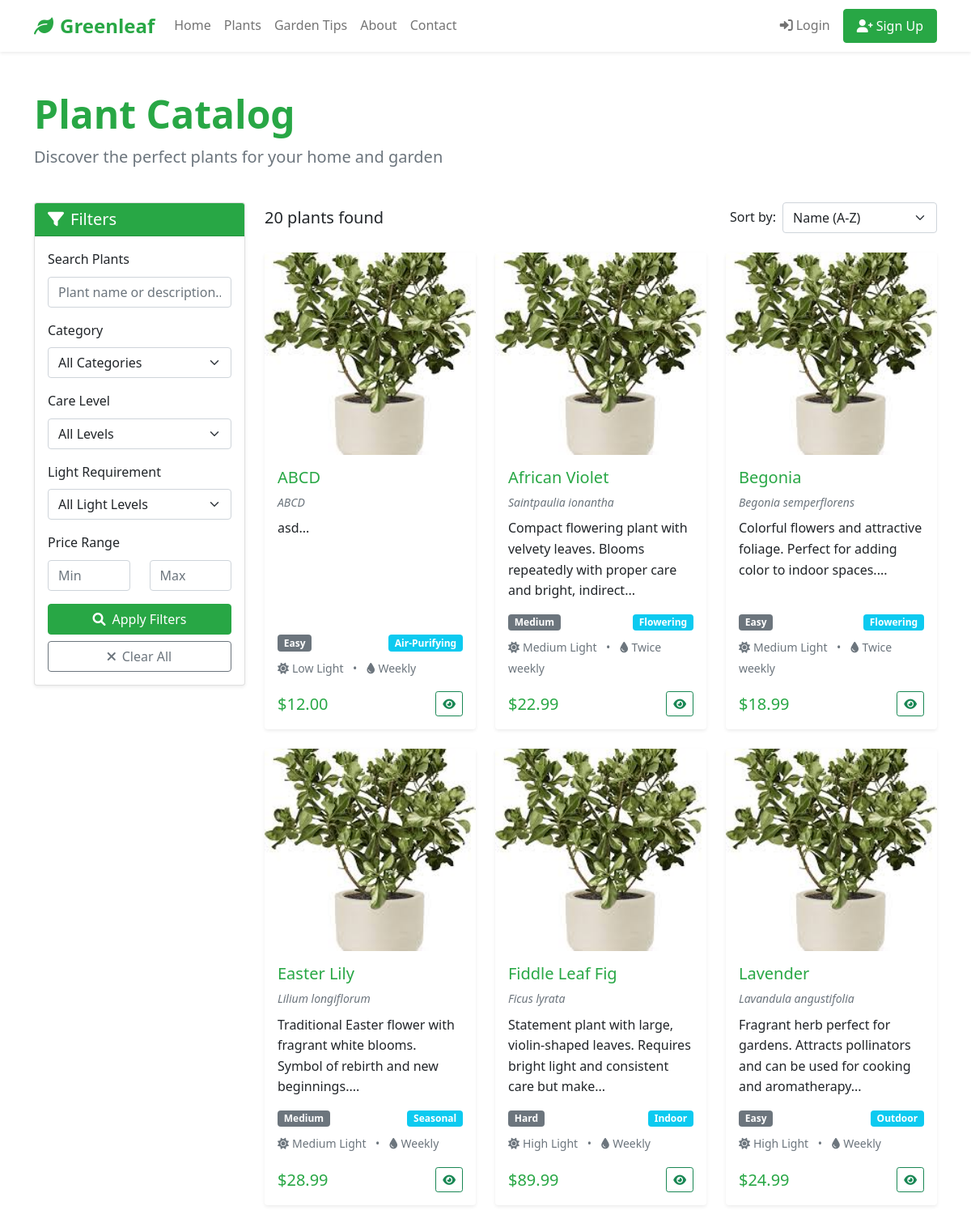
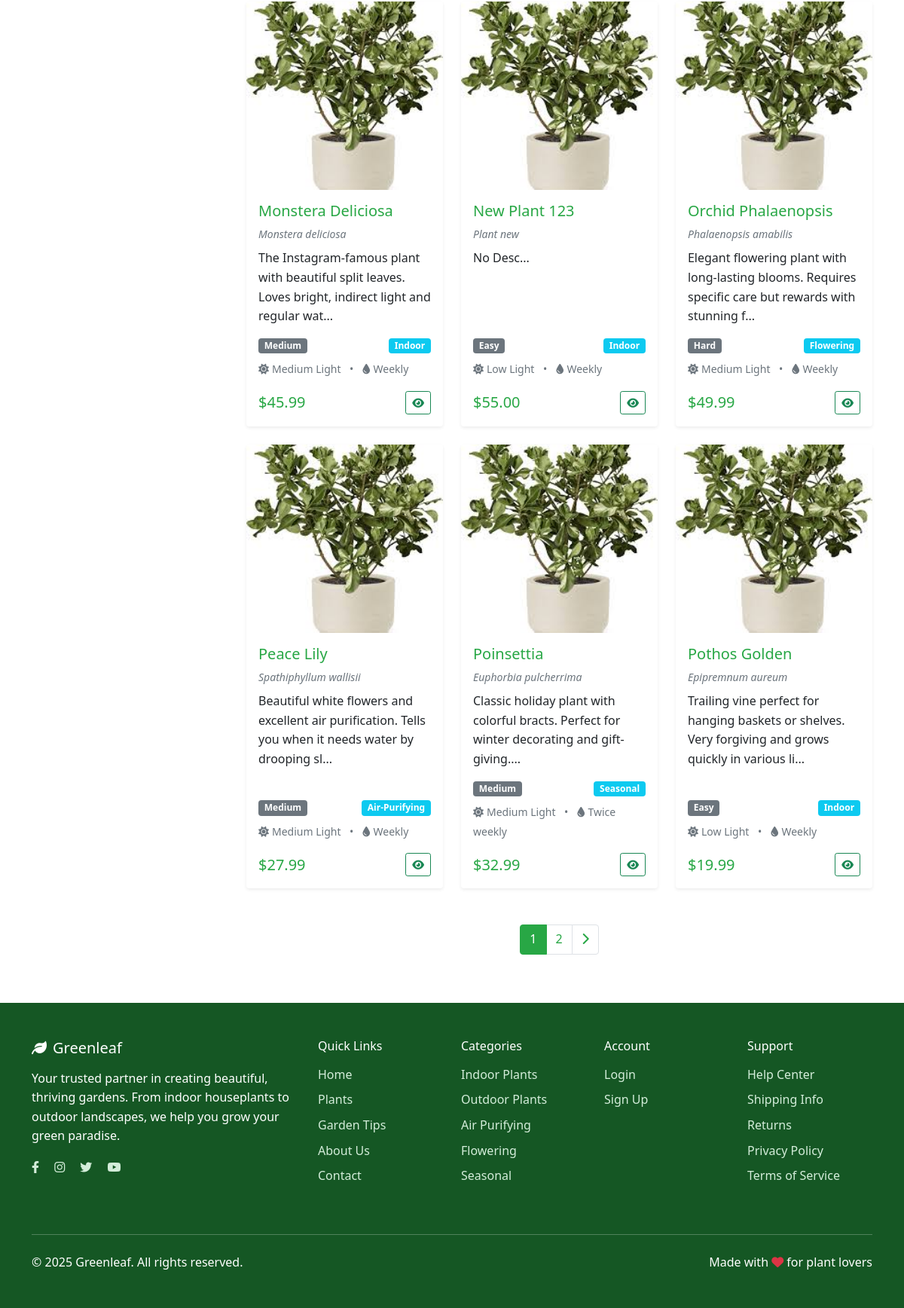
Screenshot of /catalog.php with the database file from the repository (2 pictures, top to bottom).
### tables this page shows
CREATE TABLE `plants` (
  `plant_id` int(11) NOT NULL,
  `name` varchar(100) NOT NULL,
  `botanical_name` varchar(100) DEFAULT NULL,
  `category` enum('Indoor','Outdoor','Flowering','Air-Purifying','Seasonal') NOT NULL,
  `price` decimal(10,2) NOT NULL,
  `care_level` enum('Easy','Medium','Hard') DEFAULT 'Medium',
  `light_requirement` enum('Low','Medium','High','Direct') NOT NULL,
  `watering_schedule` varchar(50) DEFAULT NULL,
  `description` text DEFAULT NULL,
  `image` varchar(255) DEFAULT 'default-plant.jpg',
  `stock_quantity` int(11) DEFAULT 0,
  `is_active` tinyint(1) DEFAULT 1,
  `created_at` timestamp NOT NULL DEFAULT current_timestamp(),
  `updated_at` timestamp NOT NULL DEFAULT current_timestamp() ON UPDATE current_timestamp()
);

### config/config.php (called while the page is built, shortened)
<?php
function format_price($price) {
    return '$' . number_format($price, 2);
}
?>

### catalog.php (the view, shortened to what this page needs)
<?php
require_once 'config/config.php';
$db = new Database();
$conn = $db->getConnection();
$min_price = $_GET['min_price'] ?? '';
$max_price = $_GET['max_price'] ?? '';
$search = $_GET['search'] ?? '';
$sort = $_GET['sort'] ?? 'name_asc';
$page = max(1, intval($_GET['page'] ?? 1));
$per_page = 12;
$offset = ($page - 1) * $per_page;
$where_conditions = ["is_active = 1"];
$params = [];
$types = "";
$where_clause = implode(" AND ", $where_conditions);
$order_by = "name ASC";
$count_query = "SELECT COUNT(*) as total FROM plants WHERE $where_clause";
if (!empty($params)) {
    $count_stmt = $conn->prepare($count_query);
    $count_stmt->bind_param($types, ...$params);
    $count_stmt->execute();
    $count_result = $count_stmt->get_result();
} else {
    $count_result = $conn->query($count_query);
}
$total_plants = $count_result->fetch_assoc()['total'];
$total_pages = ceil($total_plants / $per_page);
$plants_query = "SELECT * FROM plants WHERE $where_clause ORDER BY $order_by LIMIT $per_page OFFSET $offset";
if (!empty($params)) {
    $plants_stmt = $conn->prepare($plants_query);
    $plants_stmt->bind_param($types, ...$params);
    $plants_stmt->execute();
    $plants_result = $plants_stmt->get_result();
} else {
    $plants_result = $conn->query($plants_query);
}
?>
<!DOCTYPE html>
<html lang="en">
<head>
    <link href="https://cdn.jsdelivr.net/npm/bootstrap@5.1.3/dist/css/bootstrap.min.css" rel="stylesheet">
    <link href="https://cdnjs.cloudflare.com/ajax/libs/font-awesome/6.0.0/css/all.min.css" rel="stylesheet">
    <link href="assets/css/style.css" rel="stylesheet">
</head>
<body>
    <?php include 'includes/header.php'; ?>
    <div class="container my-5">
        <div class="row mb-4">
            <div class="col-12">
                <h1 class="display-5 fw-bold text-success mb-2">Plant Catalog</h1>
                <p class="lead text-muted">Discover the perfect plants for your home and garden</p>
            </div>
        </div>
        <div class="row">
            <div class="col-lg-3 mb-4">
                <div class="card shadow-sm">
                    <div class="card-header bg-success text-white">
                        <h5 class="mb-0"><i class="fas fa-filter me-2"></i>Filters</h5>
                    </div>
                    <div class="card-body">
                        <form method="GET" action="catalog.php" id="filterForm">
                            <div class="mb-3">
                                <label for="search" class="form-label">Search Plants</label>
                                <input type="text" class="form-control" id="search" name="search"
                                       value="<?php echo htmlspecialchars($search); ?>"
                                       placeholder="Plant name or description...">
                            </div>
                            <div class="mb-3">
                                <label for="category" class="form-label">Category</label>
                                <select class="form-select" id="category" name="category">
                                    <option value="">All Categories</option>
                                </select>
                            </div>
                            <div class="mb-3">
                                <label for="care_level" class="form-label">Care Level</label>
                                <select class="form-select" id="care_level" name="care_level">
                                    <option value="">All Levels</option>
                                </select>
                            </div>
                            <div class="mb-3">
                                <label for="light_requirement" class="form-label">Light Requirement</label>
                                <select class="form-select" id="light_requirement" name="light_requirement">
                                    <option value="">All Light Levels</option>
                                </select>
                            </div>
                            <div class="mb-3">
                                <label class="form-label">Price Range</label>
                                <div class="row">
                                    <div class="col-6">
                                        <input type="number" class="form-control" name="min_price"
                                               placeholder="Min" value="<?php echo htmlspecialchars($min_price); ?>"
                                               min="0" step="0.01">
                                    </div>
                                    <div class="col-6">
                                        <input type="number" class="form-control" name="max_price"
                                               placeholder="Max" value="<?php echo htmlspecialchars($max_price); ?>"
                                               min="0" step="0.01">
                                    </div>
                                </div>
                            </div>
                            <div class="d-grid gap-2">
                                <button type="submit" class="btn btn-success">
                                    <i class="fas fa-search me-2"></i>Apply Filters
                                </button>
                                <a href="catalog.php" class="btn btn-outline-secondary">
                                    <i class="fas fa-times me-2"></i>Clear All
                                </a>
                            </div>
                        </form>
                    </div>
                </div>
            </div>
            <div class="col-lg-9">
                <div class="d-flex justify-content-between align-items-center mb-4">
                    <div>
                        <h5 class="mb-0">
                            <?php echo $total_plants; ?> plant<?php echo $total_plants !== 1 ? 's' : ''; ?> found
                        </h5>
                    </div>
                    <div class="d-flex align-items-center">
                        <label for="sort" class="form-label me-2 mb-0">Sort by:</label>
                        <select class="form-select" id="sort" name="sort" style="width: auto;" onchange="updateSort(this.value)">
                            <option value="name_asc" <?php echo $sort === 'name_asc' ? 'selected' : ''; ?>>Name (A-Z)</option>
                        </select>
                    </div>
                </div>
                <?php if ($total_plants > 0): ?>
                    <div class="row">
                        <?php while ($plant = $plants_result->fetch_assoc()): ?>
                            <div class="col-md-6 col-xl-4 mb-4">
                                <div class="card h-100 shadow-sm plant-card">
                                    <div class="position-relative">
                                    <img src="placeholder.jfif"
                                             class="card-img-top" alt="<?php echo htmlspecialchars($plant['name']); ?>"
                                             style="height: 250px; object-fit: cover;">
                                    </div>
                                    <div class="card-body d-flex flex-column">
                                        <h5 class="card-title text-success"><?php echo htmlspecialchars($plant['name']); ?></h5>
                                        <p class="card-text text-muted small mb-2">
                                            <em><?php echo htmlspecialchars($plant['botanical_name']); ?></em>
                                        </p>
                                        <p class="card-text flex-grow-1">
                                            <?php echo substr(htmlspecialchars($plant['description']), 0, 100) . '...'; ?>
                                        </p>
                                        <div class="mb-3">
                                            <div class="d-flex justify-content-between align-items-center mb-2">
                                                <span class="badge bg-secondary"><?php echo $plant['care_level']; ?></span>
                                                <span class="badge bg-info"><?php echo $plant['category']; ?></span>
                                            </div>
                                            <small class="text-muted">
                                                <i class="fas fa-sun me-1"></i><?php echo $plant['light_requirement']; ?> Light
                                                <span class="mx-2">•</span>
                                                <i class="fas fa-tint me-1"></i><?php echo $plant['watering_schedule']; ?>
                                            </small>
                                        </div>
                                        <div class="d-flex justify-content-between align-items-center mt-auto">
                                            <span class="h5 text-success mb-0"><?php echo format_price($plant['price']); ?></span>
                                            <div class="btn-group">
                                                <a href="plant-detail.php?id=<?php echo $plant['plant_id']; ?>"
                                                   class="btn btn-outline-success btn-sm">
                                                    <i class="fas fa-eye"></i>
                                                </a>
                                            </div>
                                        </div>
                                    </div>
                                </div>
                            </div>
                        <?php endwhile; ?>
                    </div>
                    <?php if ($total_pages > 1): ?>
                        <nav aria-label="Plant catalog pagination" class="mt-4">
                            <ul class="pagination justify-content-center">
                                <?php for ($i = max(1, $page - 2); $i <= min($total_pages, $page + 2); $i++): ?>
                                    <li class="page-item <?php echo $i === $page ? 'active' : ''; ?>">
                                        <a class="page-link" href="<?php echo buildPaginationUrl($i); ?>"><?php echo $i; ?></a>
                                    </li>
                                <?php endfor; ?>
                                <?php if ($page < $total_pages): ?>
                                    <li class="page-item">
                                        <a class="page-link" href="<?php echo buildPaginationUrl($page + 1); ?>">
                                            <i class="fas fa-chevron-right"></i>
                                        </a>
                                    </li>
                                <?php endif; ?>
                            </ul>
                        </nav>
                    <?php endif; ?>
                <?php endif; ?>
            </div>
        </div>
    </div>
    <?php include 'includes/footer.php'; ?>
</body>
</html>
<?php
function buildPaginationUrl($page) {
    $params = $_GET;
    $params['page'] = $page;
    return 'catalog.php?' . http_build_query($params);
}
?>

### assets/css/style.css (style rules this page uses)
:root { --primary-green: #28a745; --secondary-green: #20c997; --dark-green: #155724; --light-green: #d4edda; --accent-orange: #fd7e14; }
body { font-family: "Segoe UI", Tahoma, Geneva, Verdana, sans-serif; line-height: 1.6; }
.plant-card { transition: transform 0.3s ease, box-shadow 0.3s ease; border: none; }
.btn-success { background-color: var(--primary-green); border-color: var(--primary-green); }
.text-success { color: var(--primary-green) !important; }
.bg-success { background-color: var(--primary-green) !important; }
.pagination .page-link { color: var(--primary-green); }
.pagination .page-item.active .page-link { background-color: var(--primary-green); border-color: var(--primary-green); }

### rows the page displays
plants: name "ABCD", botanical_name "ABCD", description "asd", care_level "Easy", category "Air-Purifying", light_requirement "Low", watering_schedule "Weekly", price "$12.00"
plants: name "African Violet", botanical_name "Saintpaulia ionantha", description "Compact flowering plant with velvety leaves. Blooms repeatedly with proper care and bright, indirect", care_level "Medium", category "Flowering", light_requirement "Medium", watering_schedule "Twice weekly", price "$22.99"
plants: name "Begonia", botanical_name "Begonia semperflorens", description "Colorful flowers and attractive foliage. Perfect for adding color to indoor spaces.", care_level "Easy", category "Flowering", light_requirement "Medium", watering_schedule "Twice weekly", price "$18.99"
plants: name "Easter Lily", botanical_name "Lilium longiflorum", description "Traditional Easter flower with fragrant white blooms. Symbol of rebirth and new beginnings.", care_level "Medium", category "Seasonal", light_requirement "Medium", watering_schedule "Weekly", price "$28.99"
plants: name "Fiddle Leaf Fig", botanical_name "Ficus lyrata", description "Statement plant with large, violin-shaped leaves. Requires bright light and consistent care but make", care_level "Hard", category "Indoor", light_requirement "High", watering_schedule "Weekly", price "$89.99"
plants: name "Lavender", botanical_name "Lavandula angustifolia", description "Fragrant herb perfect for gardens. Attracts pollinators and can be used for cooking and aromatherapy", care_level "Easy", category "Outdoor", light_requirement "High", watering_schedule "Weekly", price "$24.99"
plants: name "Monstera Deliciosa", botanical_name "Monstera deliciosa", description "The Instagram-famous plant with beautiful split leaves. Loves bright, indirect light and regular wat", care_level "Medium", category "Indoor", light_requirement "Medium", watering_schedule "Weekly", price "$45.99"
plants: name "New Plant 123", botanical_name "Plant new", description "No Desc", care_level "Easy", category "Indoor", light_requirement "Low", watering_schedule "Weekly", price "$55.00"
plants: name "Orchid Phalaenopsis", botanical_name "Phalaenopsis amabilis", description "Elegant flowering plant with long-lasting blooms. Requires specific care but rewards with stunning f", care_level "Hard", category "Flowering", light_requirement "Medium", watering_schedule "Weekly", price "$49.99"
plants: name "Peace Lily", botanical_name "Spathiphyllum wallisii", description "Beautiful white flowers and excellent air purification. Tells you when it needs water by drooping sl", care_level "Medium", category "Air-Purifying", light_requirement "Medium", watering_schedule "Weekly", price "$27.99"
plants: name "Poinsettia", botanical_name "Euphorbia pulcherrima", description "Classic holiday plant with colorful bracts. Perfect for winter decorating and gift-giving.", care_level "Medium", category "Seasonal", light_requirement "Medium", watering_schedule "Twice weekly", price "$32.99"
plants: name "Pothos Golden", botanical_name "Epipremnum aureum", description "Trailing vine perfect for hanging baskets or shelves. Very forgiving and grows quickly in various li", care_level "Easy", category "Indoor", light_requirement "Low", watering_schedule "Weekly", price "$19.99"

### other values shown
SITE_NAME "Greenleaf"
$total_plants "20"
